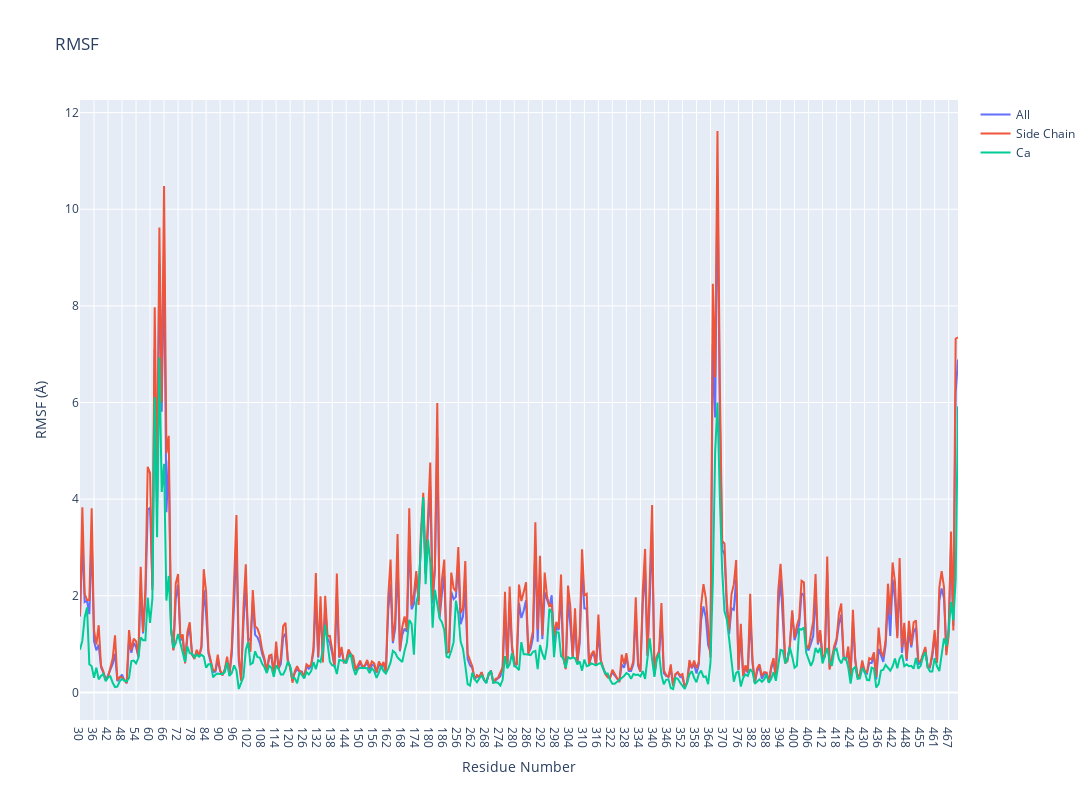

Notebook cell for this chart:
### Markdown cell above
## Display high RMSF residues

### Code cell
rmsf_A = rmsf[rmsf['chain'] == 'A']

import plotly.graph_objs as go

fig = go.Figure()
fig.add_trace(go.Scatter(x=rmsf_A['resnum'], y=rmsf_A['all'], name='All'))
fig.add_trace(go.Scatter(x=rmsf_A['resnum'], y=rmsf_A['side'], name='Side Chain'))
fig.add_trace(go.Scatter(x=rmsf_A['resnum'], y=rmsf_A['ca'], name='Ca'))
fig.update_layout(title='RMSF', xaxis_title='Residue Number', yaxis_title='RMSF (Å)', width=1200, height=800)
fig.show()

### Figure 1 — Plotly figure (JSON) as saved in the notebook; plotly's stock layout.template omitted (floating-point values rounded to 4 significant figures; data arrays with more than 128 entries replaced by an {"elided": "..."} marker saying what was removed)
{"data": [{"name": "All", "type": "scatter", "x": {"elided": "377 str values"}, "y": {"elided": "377 float values"}}, {"name": "Side Chain", "type": "scatter", "x": {"elided": "377 str values"}, "y": {"elided": "377 float values"}}, {"name": "Ca", "type": "scatter", "x": {"elided": "377 str values"}, "y": {"elided": "377 float values"}}], "layout": {"height": 800, "title": {"text": "RMSF"}, "width": 1200, "xaxis": {"title": {"text": "Residue Number"}}, "yaxis": {"title": {"text": "RMSF (Å)"}}}}
